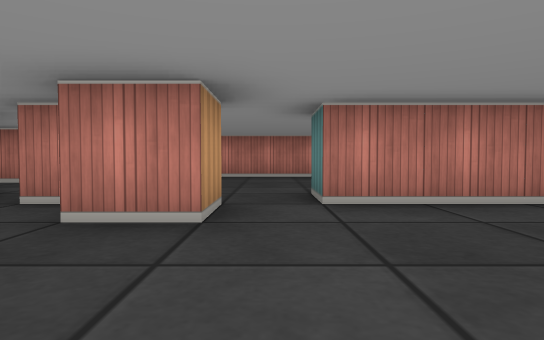
[1] (above)

19 first-person views from a walk through a cub3D maze. The camera is about half as high as the walls, tilts 2° down and sees 75° across. The floor is counted in squares. Each view is taken from the middle of a square. On the plan, view 1 faces up. The plan holds only what a view shows up to about 9 squares ahead; the rest is blank.

[2]
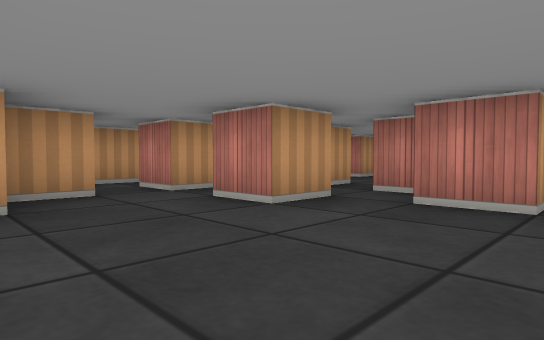

[3]
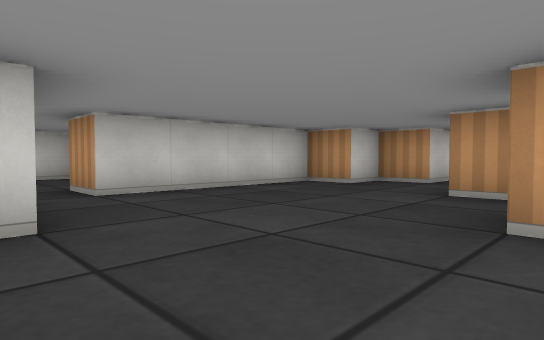

[4]
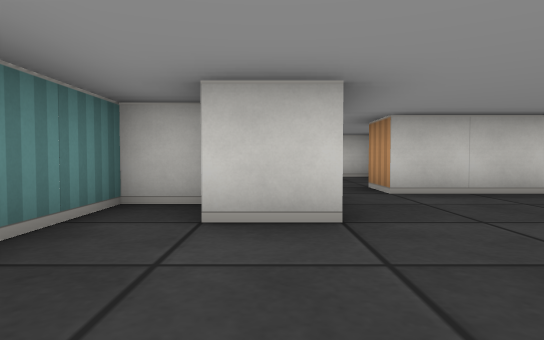

[5]
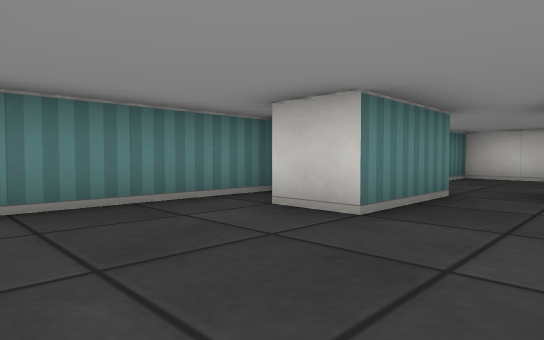

[6]
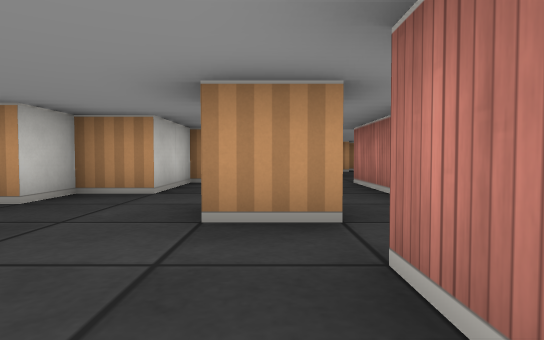

[7]
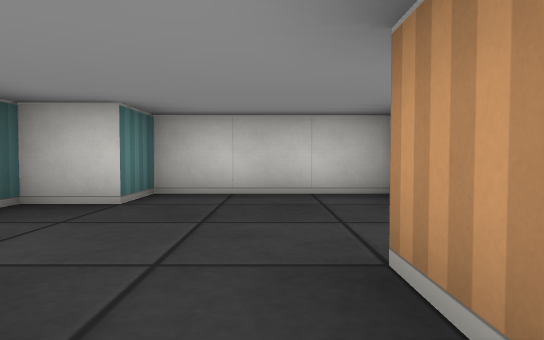

[8]
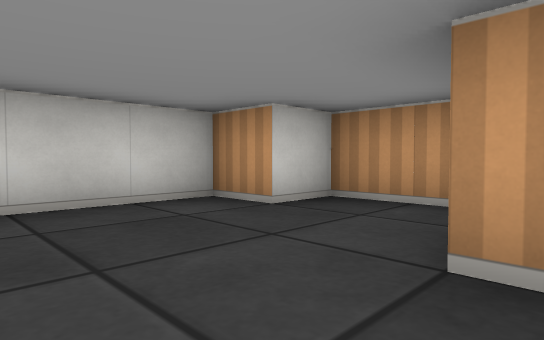

[9]
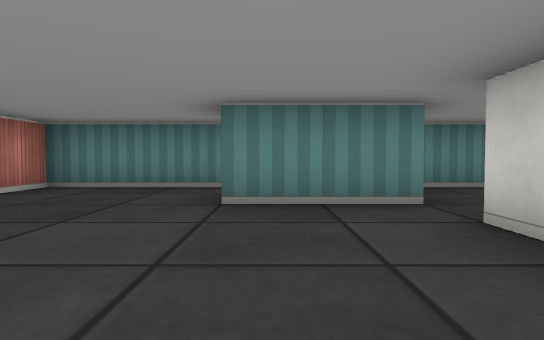

[10]
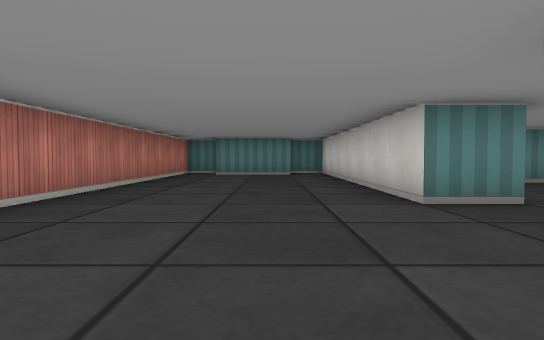

[11]
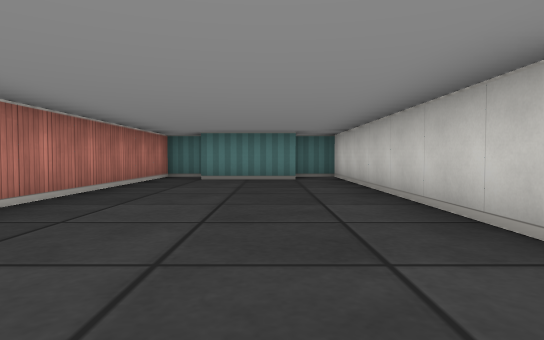

[12]
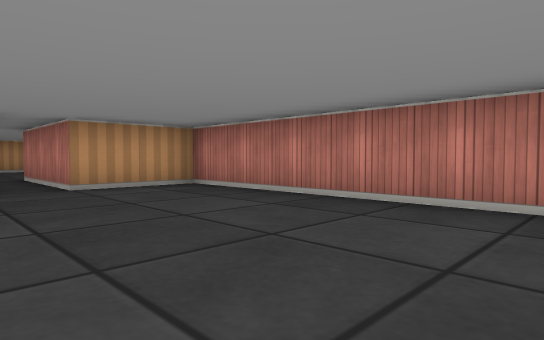

[13]
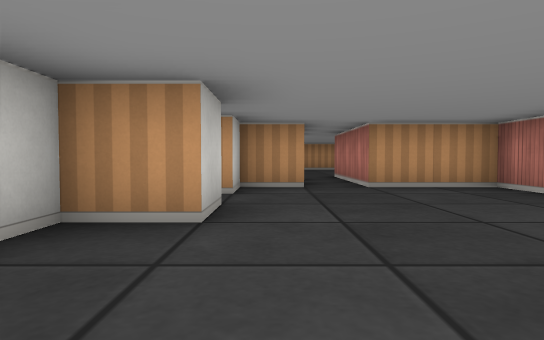

[14]
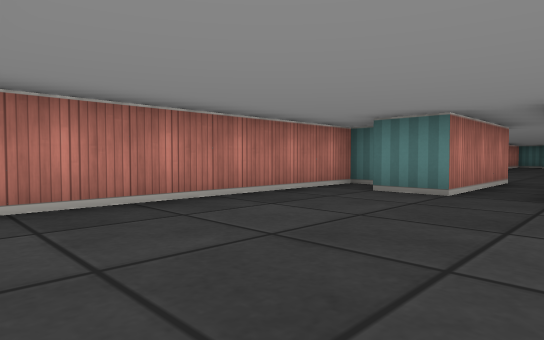

[15]
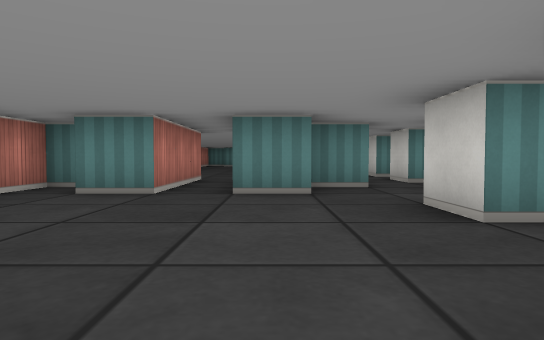

[16]
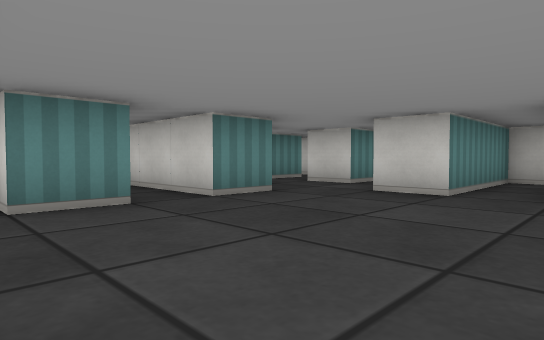

[17]
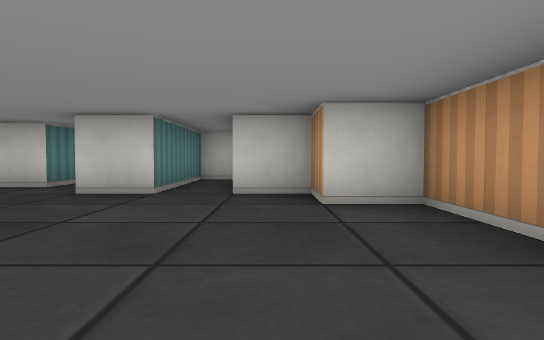

[18]
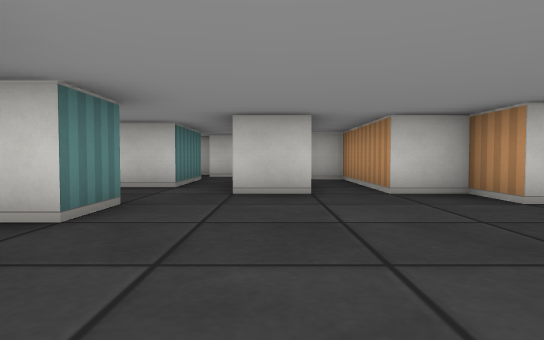

[19]
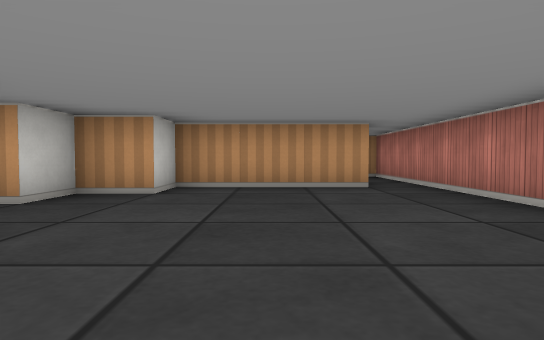

### Floor plan
Ten units are one square. View 1 is at (0, 0); x grows to the right and y downward. Boxes are objects, and circles mark ways between rooms. Rooms are numbered by the first view taken in them; rooms with no view inside come last. Other rooms are left out.
<svg viewBox="-140 -90 220 150">
<path fill="none" stroke="#000" d="M-25 -26 -25 -15 -35 -15M-5 -35 -5 -25 -15 -25M-19 -35 -25 -35M-35 -25 -30 -25M15 16 15 -5 25 -5M-45 -22 -45 -15 -55 -15 -55 -25 -45 -25M26 5 35 5 35 -35 5 -35M-45 -35 -65 -35M-65 -20 -65 -5 -45 -5 -45 5 -35 5 -35 15 5 15 5 25M-15 31 -15 45 -5 45 -5 55 25 55 25 45 35 45 35 22M5 -35 5 -45 75 -45 75 -55M-25 -45 -15 -45 -15 -35 -9 -35M-45 -56 -45 -45 -35 -45 -35 -39M65 -55 65 -75M75 -76 75 -85 -45 -85 -45 -65M-75 -44 -75 -55 -51 -55M-65 -35 -65 -44M-65 -80 -65 -85 -125 -85M-125 -75 -125 -45 -115 -45 -115 -35 -105 -35 -105 -5 -95 -5 -95 -35 -85 -35M-75 -5 -75 -25 -65 -25M-45 -65 -75 -65 -75 -75 -71 -75M-81 5 -75 5"/>
<circle cx="10" cy="20" r="3" fill="#2a7"/>
<circle cx="-30" cy="-40" r="3" fill="#2a7"/>
<circle cx="0" cy="-40" r="3" fill="#2a7"/>
<circle cx="-70" cy="-30" r="3" fill="#2a7"/>
<circle cx="-40" cy="-60" r="3" fill="#2a7"/>
<text x="-10" y="-10">1</text>
<text x="10" y="40">2</text>
<text x="10" y="-60">3</text>
<text x="-90" y="-50">4</text>
</svg>
Room 1 opens to room 2. Room 1 opens to room 3. Room 1 opens to room 4. Room 3 opens to room 4.

Where each view was taken, in squares from view 1:
view 1: 0 up, 0 right, facing up
view 2: 1 down, 0 right, facing up-left
view 3: 3 up, 2 right, facing down-left
view 4: 3 up, 2 right, facing down
view 5: 3 up, 0 right, facing down-right
view 6: 2 up, 0 right, facing left
view 7: 1 down, 1 right, facing down
view 8: 2 down, 2 right, facing down-left
view 9: 0 up, 2 left, facing right
view 10: 6 up, 3 left, facing right
view 11: 6 up, 1 left, facing right
view 12: 5 up, 1 right, facing up-left
view 13: 5 up, 1 right, facing left
view 14: 5 up, 12 left, facing up-right
view 15: 5 up, 12 left, facing right
view 16: 8 up, 11 left, facing down-right
view 17: 8 up, 11 left, facing down
view 18: 8 up, 9 left, facing down
view 19: 6 up, 7 left, facing left
